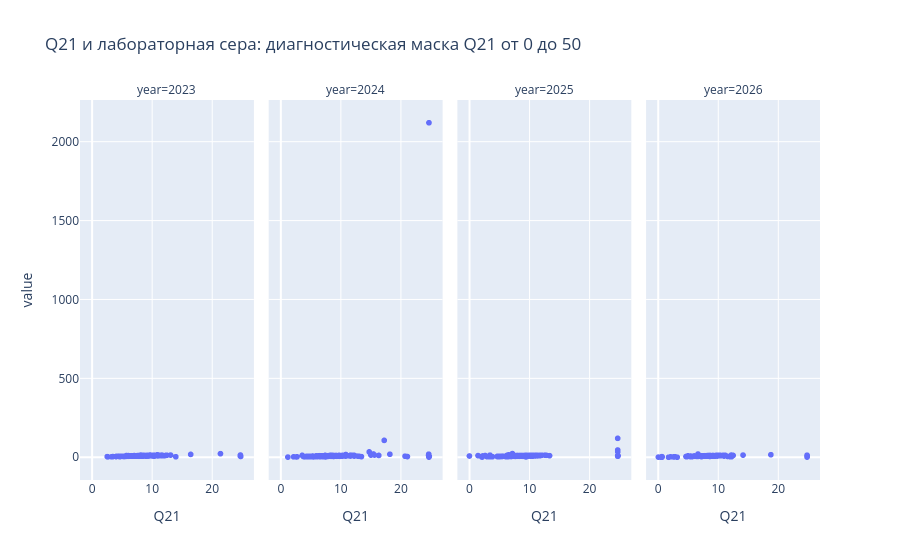
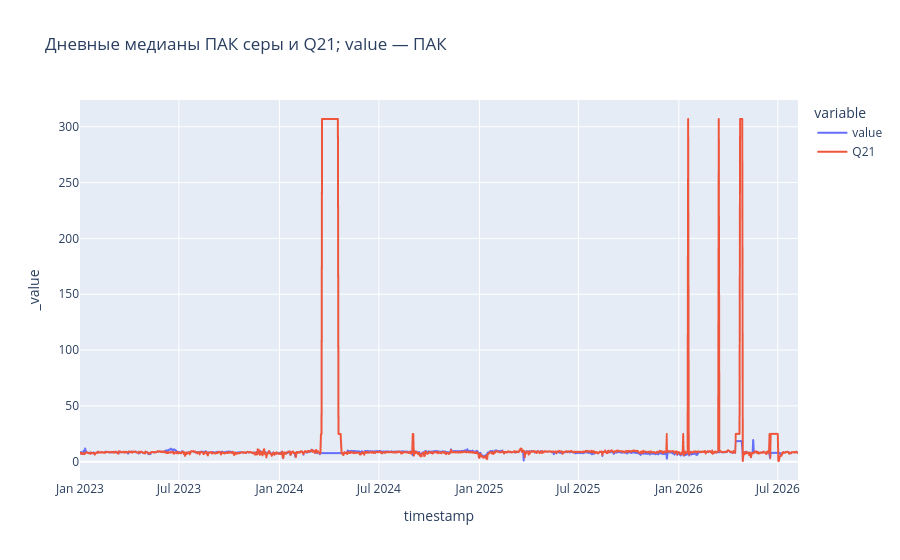

Notebook code for these charts, in order:
### Code cell
lab=pd.read_csv(A/'lims_matches.csv',parse_dates=['timestamp'])
valid=lab.Q21.between(0,50)
show(px.scatter(lab[valid],x='Q21',y='value',facet_col='year',hover_data=['timestamp'],title='Q21 и лабораторная сера: диагностическая маска Q21 от 0 до 50'),'q21_lims_scatter')
display(pd.read_csv(A/'yearly_lims_metrics.csv'))
daily=pd.read_csv(A/'daily_pak_q21.csv',parse_dates=['timestamp'])
show(px.line(daily,x='timestamp',y=['value','Q21'],title='Дневные медианы ПАК серы и Q21; value — ПАК'),'q21_pak_timeline')
display(pd.read_csv(A/'pak_comparison.csv'))

### Figure 1 — Plotly figure (JSON) as saved in the notebook; plotly's stock layout.template omitted (floating-point values rounded to 4 significant figures; data arrays with more than 128 entries replaced by an {"elided": "..."} marker saying what was removed)
{"data": [{"customdata": {"elided": "406x1 str values"}, "hovertemplate": "year=2023<br>Q21=%{x}<br>value=%{y}<br>timestamp=%{customdata[0]}<extra></extra>", "legendgroup": "", "marker": {"color": "#636efa", "symbol": "circle"}, "mode": "markers", "name": "", "showlegend": false, "type": "scattergl", "x": {"elided": "406 float values"}, "xaxis": "x", "y": {"elided": "406 float values"}, "yaxis": "y"}, {"customdata": {"elided": "384x1 str values"}, "hovertemplate": "year=2024<br>Q21=%{x}<br>value=%{y}<br>timestamp=%{customdata[0]}<extra></extra>", "legendgroup": "", "marker": {"color": "#636efa", "symbol": "circle"}, "mode": "markers", "name": "", "showlegend": false, "type": "scattergl", "x": {"elided": "384 float values"}, "xaxis": "x2", "y": {"elided": "384 float values"}, "yaxis": "y2"}, {"customdata": {"elided": "416x1 str values"}, "hovertemplate": "year=2025<br>Q21=%{x}<br>value=%{y}<br>timestamp=%{customdata[0]}<extra></extra>", "legendgroup": "", "marker": {"color": "#636efa", "symbol": "circle"}, "mode": "markers", "name": "", "showlegend": false, "type": "scattergl", "x": {"elided": "416 float values"}, "xaxis": "x3", "y": {"elided": "416 float values"}, "yaxis": "y3"}, {"customdata": {"elided": "240x1 str values"}, "hovertemplate": "year=2026<br>Q21=%{x}<br>value=%{y}<br>timestamp=%{customdata[0]}<extra></extra>", "legendgroup": "", "marker": {"color": "#636efa", "symbol": "circle"}, "mode": "markers", "name": "", "showlegend": false, "type": "scattergl", "x": {"elided": "240 float values"}, "xaxis": "x4", "y": {"elided": "240 float values"}, "yaxis": "y4"}], "layout": {"annotations": [{"font": {}, "showarrow": false, "text": "year=2023", "x": 0.1175, "xanchor": "center", "xref": "paper", "y": 1.0, "yanchor": "bottom", "yref": "paper"}, {"font": {}, "showarrow": false, "text": "year=2024", "x": 0.3725, "xanchor": "center", "xref": "paper", "y": 1.0, "yanchor": "bottom", "yref": "paper"}, {"font": {}, "showarrow": false, "text": "year=2025", "x": 0.6275, "xanchor": "center", "xref": "paper", "y": 1.0, "yanchor": "bottom", "yref": "paper"}, {"font": {}, "showarrow": false, "text": "year=2026", "x": 0.8825, "xanchor": "center", "xref": "paper", "y": 1.0, "yanchor": "bottom", "yref": "paper"}], "legend": {"tracegroupgap": 0}, "title": {"text": "Q21 и лабораторная сера: диагностическая маска Q21 от 0 до 50"}, "xaxis": {"anchor": "y", "domain": [0.0, 0.235], "title": {"text": "Q21"}}, "xaxis2": {"anchor": "y2", "domain": [0.255, 0.49], "matches": "x", "title": {"text": "Q21"}}, "xaxis3": {"anchor": "y3", "domain": [0.51, 0.745], "matches": "x", "title": {"text": "Q21"}}, "xaxis4": {"anchor": "y4", "domain": [0.765, 1.0], "matches": "x", "title": {"text": "Q21"}}, "yaxis": {"anchor": "x", "domain": [0.0, 1.0], "title": {"text": "value"}}, "yaxis2": {"anchor": "x2", "domain": [0.0, 1.0], "matches": "y", "showticklabels": false}, "yaxis3": {"anchor": "x3", "domain": [0.0, 1.0], "matches": "y", "showticklabels": false}, "yaxis4": {"anchor": "x4", "domain": [0.0, 1.0], "matches": "y", "showticklabels": false}}}

### Figure 2 — Plotly figure (JSON) as saved in the notebook; plotly's stock layout.template omitted (floating-point values rounded to 4 significant figures; data arrays with more than 128 entries replaced by an {"elided": "..."} marker saying what was removed)
{"data": [{"hovertemplate": "variable=value<br>timestamp=%{x}<br>_value=%{y}<extra></extra>", "legendgroup": "value", "line": {"color": "#636efa", "dash": "solid"}, "marker": {"symbol": "circle"}, "mode": "lines", "name": "value", "showlegend": true, "type": "scattergl", "x": {"elided": "1315 str values"}, "xaxis": "x", "y": {"elided": "1315 float values"}, "yaxis": "y"}, {"hovertemplate": "variable=Q21<br>timestamp=%{x}<br>_value=%{y}<extra></extra>", "legendgroup": "Q21", "line": {"color": "#EF553B", "dash": "solid"}, "marker": {"symbol": "circle"}, "mode": "lines", "name": "Q21", "showlegend": true, "type": "scattergl", "x": {"elided": "1315 str values"}, "xaxis": "x", "y": {"elided": "1315 float values"}, "yaxis": "y"}], "layout": {"legend": {"title": {"text": "variable"}, "tracegroupgap": 0}, "title": {"text": "Дневные медианы ПАК серы и Q21; value — ПАК"}, "xaxis": {"anchor": "y", "domain": [0.0, 1.0], "title": {"text": "timestamp"}}, "yaxis": {"anchor": "x", "domain": [0.0, 1.0], "title": {"text": "_value"}}}}
